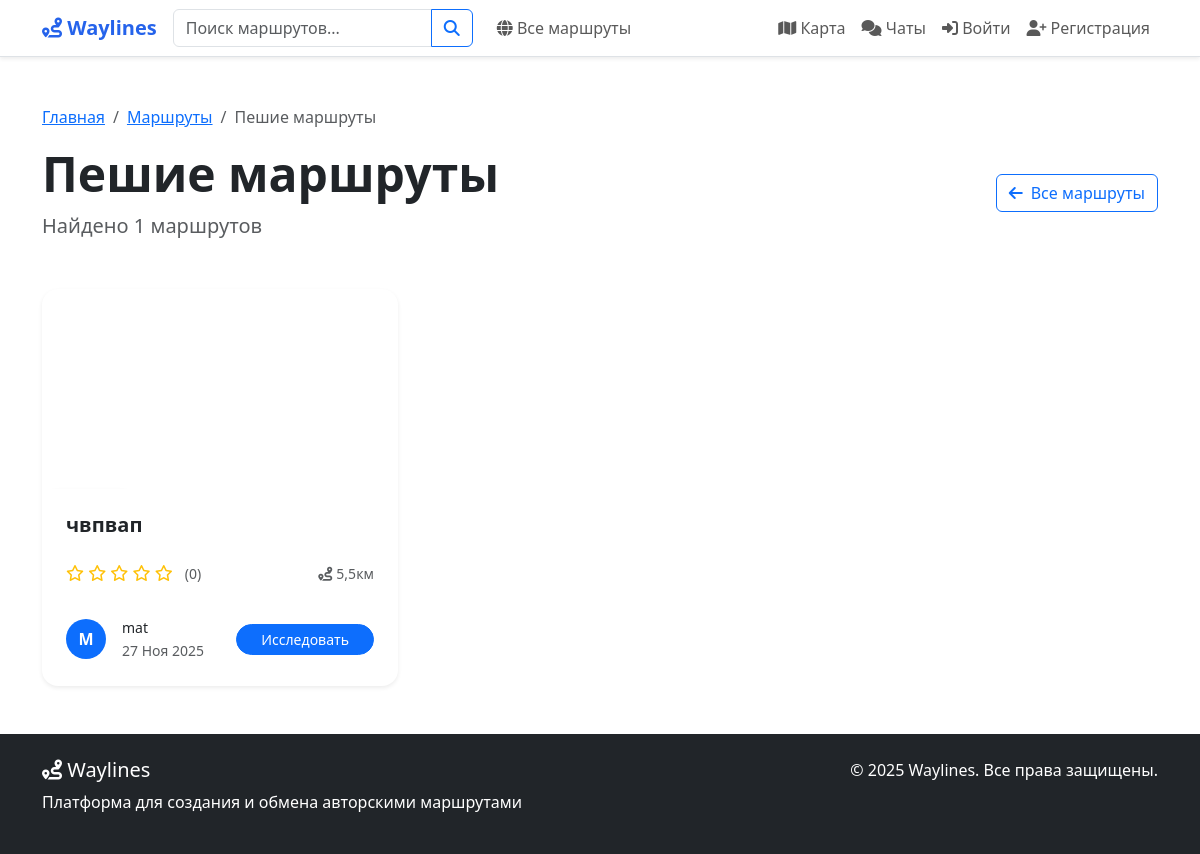
/routes/walking/, run on an earlier commit of the app's database.
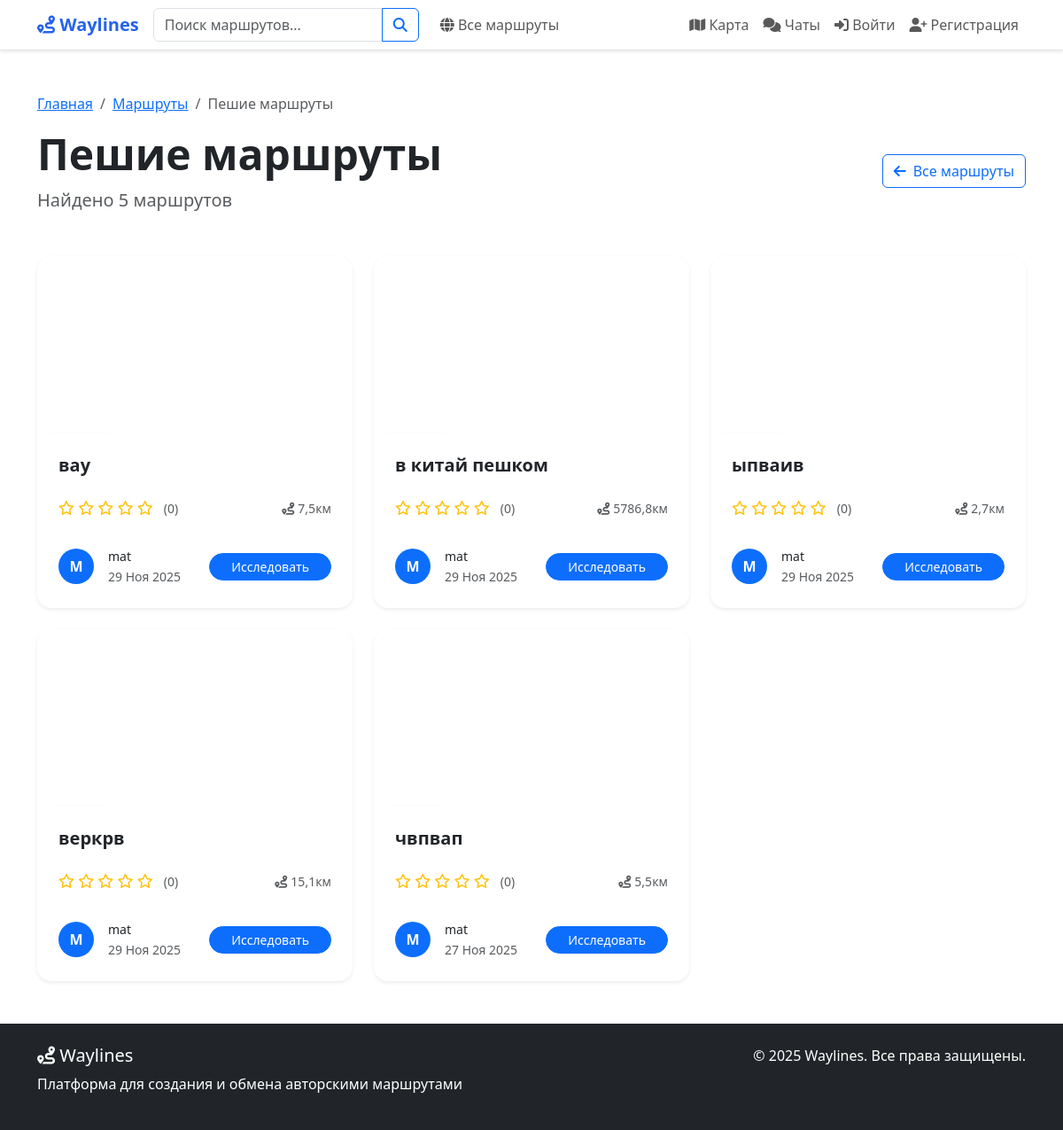
And on a later commit of the database.
### routes/models.py (models this page shows, shortened)
class Route(models.Model):
    PRIVACY_CHOICES = [
        ("public", "Публичный"),
        ("private", "Приватный"),
        ("link", "По ссылке"),
        ("personal", "Персональный"),
    ]
    ROUTE_TYPE_CHOICES = [
        ("driving", "Автомобильный"),
        ("walking", "Пеший"),
        ("cycling", "Велосипедный"),
        ("mixed", "Смешанный"),
    ]
    MOOD_CHOICES = [
        ("calm", "Спокойный"),
        ("active", "Активный"),
        ("extreme", "Экстремальный"),
        ("romantic", "Романтический"),
        ("family", "Семейный"),
        ("adventure", "Приключенческий"),
    ]
    THEME_CHOICES = [
        ("historical", "Исторический"),
        ("nature", "Природный"),
        ("urban", "Городской"),
        ("cultural", "Культурный"),
        ("gastronomic", "Гастрономический"),
        ("religious", "Религиозный"),
        ("architectural", "Архитектурный"),
    ]
    author = models.ForeignKey(
        User,
        on_delete=models.CASCADE,
        related_name="routes",
        verbose_name="Автор",
    )
    name = models.CharField("Название", max_length=200)
    description = models.TextField("Описание", blank=True)
    short_description = models.TextField(
        "Краткое описание", max_length=300, blank=True
    )
    privacy = models.CharField(
        "Приватность", max_length=20, choices=PRIVACY_CHOICES, default="public"
    )
    route_type = models.CharField(
        "Тип маршрута",
        max_length=20,
        choices=ROUTE_TYPE_CHOICES,
        default="walking",
    )
    mood = models.CharField(
        "Настроение", max_length=20, choices=MOOD_CHOICES, blank=True
    )
    theme = models.CharField(
        "Тема", max_length=20, choices=THEME_CHOICES, blank=True
    )
    duration_minutes = models.IntegerField(
        "Продолжительность (минут)", default=0
    )
    country = models.CharField(max_length=100, blank=True, null=True, verbose_name="Страна")
    total_distance = models.FloatField("Общее расстояние (км)", default=0)
    is_active = models.BooleanField("Актуален", default=True)
    has_audio_guide = models.BooleanField("Есть аудиогид", default=False)
    is_elderly_friendly = models.BooleanField("Для пожилых", default=False)
    shared_with = models.ManyToManyField(
        User,
        related_name="shared_routes",
        blank=True,
        verbose_name="Доступно для",
    )
    created_at = models.DateTimeField("Создан", auto_now_add=True)
    updated_at = models.DateTimeField("Обновлён", auto_now=True)
    last_status_update = models.DateTimeField(
        "Последнее обновление статуса", auto_now=True
    )
    qr_code = models.ImageField(upload_to='qr_codes/', blank=True, null=True, verbose_name="QR код")
    class Meta:
        verbose_name = "Маршрут"
        verbose_name_plural = "Маршруты"
        ordering = ["-created_at"]
    def get_average_rating(self):
        ratings = self.ratings.all()
        if ratings:
            return sum(r.rating for r in ratings) / len(ratings)
        return 0

### routes/views.py (the view)
# urls.py: path("walking/", views.walking_routes, name="walking_routes"),
def walking_routes(request):
    routes = Route.objects.filter(route_type='walking', is_active=True)
    context = {
        'routes': routes,
        'page_title': 'Пешие маршруты',
        'route_type': 'walking',
        'total_count': routes.count()
    }
    return render(request, 'routes/filtered_routes.html', context)

### users/context_processors.py (called while the page is built, shortened)
def navbar_context(request):
    context = {}
    return context

### templates/routes/filtered_routes.html (shortened to what the changed rows need)
{% extends 'base.html' %}
{% load static %}
{% block content %}
<div class="container py-5">
    <div class="row mb-5">
        <div class="col-12">
            <div class="d-flex justify-content-between align-items-center">
                <div>
                    <h1 class="display-5 fw-bold mb-2">{{ page_title }}</h1>
                    <p class="lead text-muted mb-0">Найдено {{ total_count }} маршрутов</p>
                </div>
            </div>
        </div>
    </div>
    <div class="row g-4">
        {% for route in routes %}
        <div class="col-xl-4 col-lg-6">
            <div class="card route-card h-100 border-0 shadow-sm hover-lift rounded-4">
                <div class="card-image position-relative overflow-hidden rounded-top-4">
                    {% if route.photos.first and route.photos.first.image %}
                    <img src="{{ route.photos.first.image.url }}" class="card-img-top route-image" alt="{{ route.name }}" style="height: 200px; object-fit: cover;">
                    {% else %}
                    <div class="card-img-top route-image bg-gradient-nature d-flex align-items-center justify-content-center" style="height: 200px;">
                        <i class="fas fa-route fa-3x text-white opacity-70"></i>
                    </div>
                    {% endif %}
                </div>
                <div class="card-body d-flex flex-column p-4">
                    <h5 class="card-title fw-bold mb-2 text-dark">{{ route.name }}</h5>
                    <div class="route-meta mb-3">
                        <div class="d-flex justify-content-between align-items-center">
                            <div class="rating-section">
                                <span class="rating-stars text-warning me-2">
                                    {% with rating=route.get_average_rating %}
                                    {% for i in "12345" %}
                                        {% if forloop.counter <= rating %}
                                        <i class="fas fa-star"></i>
                                        {% else %}
                                        <i class="far fa-star"></i>
                                        {% endif %}
                                    {% endfor %}
                                    {% endwith %}
                                </span>
                                <small class="text-muted">({{ route.ratings.count }})</small>
                            </div>
                            <div class="route-length">
                                <small class="text-muted">
                                    <i class="fas fa-route me-1"></i>{{ route.total_distance|floatformat:1 }}км
                                </small>
                            </div>
                        </div>
                    </div>
                    <div class="card-footer bg-transparent border-0 px-0 pb-0 pt-3 mt-auto">
                        <div class="d-flex justify-content-between align-items-center">
                            <div class="d-flex align-items-center">
                                <div class="avatar-sm me-3">
                                    <div class="bg-primary rounded-circle d-flex align-items-center justify-content-center text-white fw-bold" style="width: 40px; height: 40px;">
                                        {{ route.author.username|first|upper }}
                                    </div>
                                </div>
                                <div>
                                    <div class="fw-medium small text-dark">{{ route.author.username }}</div>
                                    <small class="text-muted">{{ route.created_at|date:"d M Y" }}</small>
                                </div>
                            </div>
                            <a href="{% url 'route_detail' route.id %}" class="btn btn-primary btn-sm rounded-pill px-4 hover-scale">
                                Исследовать
                            </a>
                        </div>
                    </div>
                </div>
            </div>
        </div>
        {% endfor %}
    </div>
</div>
{% endblock %}

What changed in the data, as far as the page shows it:
added Route: name "вау", ratings.count "0", total_distance "7,5", author.username|first "M", author.username "mat", created_at "29 Ноя 2025"
added Route: name "в китай пешком", ratings.count "0", total_distance "5786,8", author.username|first "M", author.username "mat", created_at "29 Ноя 2025"
added Route: name "ыпваив", ratings.count "0", total_distance "2,7", author.username|first "M", author.username "mat", created_at "29 Ноя 2025"
added Route: name "веркрв", ratings.count "0", total_distance "15,1", author.username|first "M", author.username "mat", created_at "29 Ноя 2025"
Also different on the page:
{{ total_count }}: "1" → "5"
